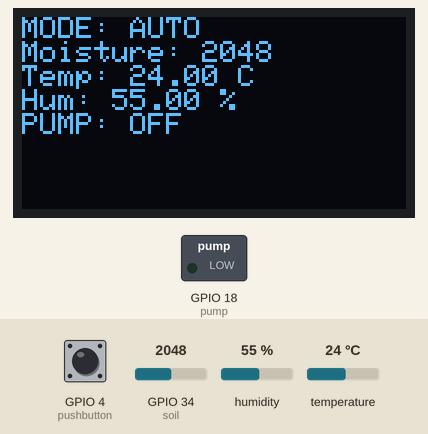
Simulated run of this sketch. Board: ESP32. On the bench: 128×64 one-colour display, switched loads named in the sketch (green lamp = pin HIGH). The inputs (shaded band) are chosen by the test bench; at power-on: GPIO 34 (soil) = 2048, GPIO 4 (pushbutton) HIGH, humidity 55 %, temperature 24 °C.

Above: at 2.7 s.
2.8 s: GPIO 34 (soil) set to 1974
At 3.8 s:
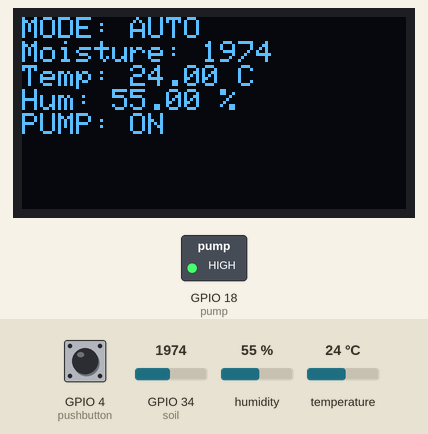
4.6 s: GPIO 4 (pushbutton) pulled LOW for 0.65 s
At 5.6 s:
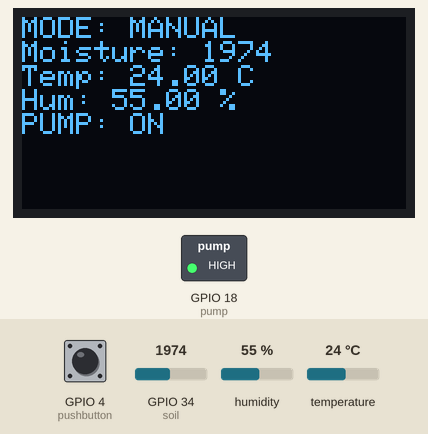
6.7 s: humidity set to 22 %
At 9.1 s:
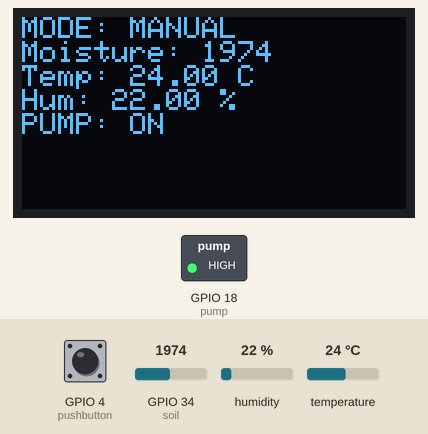
9.4 s: temperature set to 12 °C
At 11.0 s:
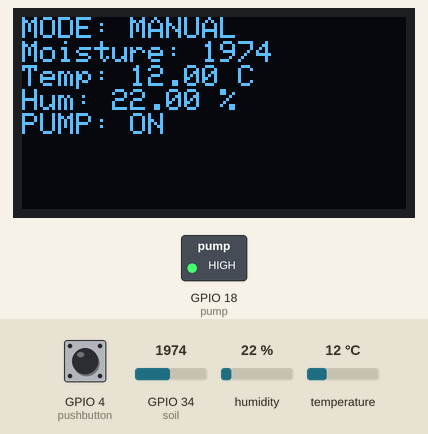
11.5 s: GPIO 4 (pushbutton) pulled LOW for 1 s
At 12.6 s:
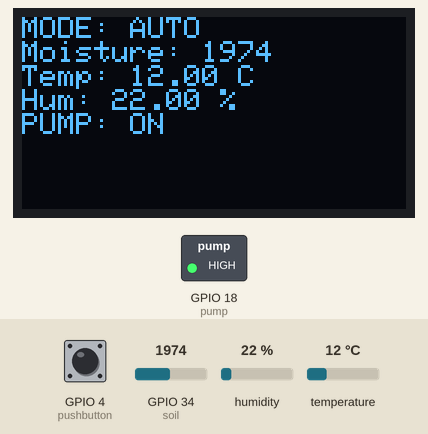
14.0 s: GPIO 34 (soil) set to 2040
At 14.8 s:
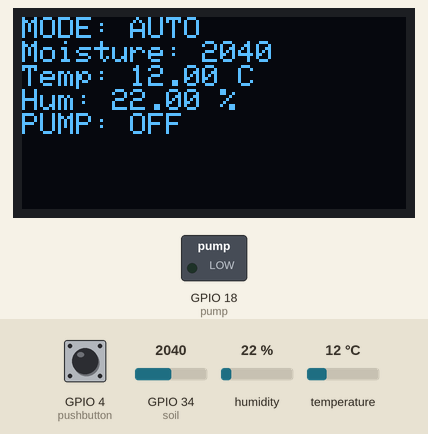
Timing chart, 0 to 16.7 s (numbered marks = the images above; inputs shaded):
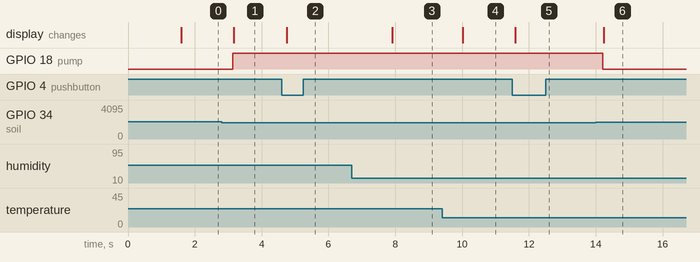

Measured:
- the behaviour switches between 2000 and 1999 on GPIO 34 (soil) (found by bisection; images 0 and 1)
- after the input at 2.8 s, GPIO 18 (pump): LOW → HIGH after 0.34 s; the display: changes after 0.36 s (image 1)
- after the input at 4.6 s, the display: changes after 0.15 s (image 2)
- after the input at 6.7 s, the display: changes after 1.2 s (image 3)
- after the input at 9.4 s, the display: changes after 0.62 s (image 4)
- after the input at 11.5 s, the display: changes after 0.10 s (image 5)
- after the input at 14.0 s, GPIO 18 (pump): HIGH → LOW after 0.21 s; the display: changes after 0.24 s (image 6)

The sketch:

main_code.ino
```cpp
#include <Wire.h>
#include <Adafruit_GFX.h>
#include <Adafruit_SSD1306.h>
#include <DHT.h>

//PIN DEFINITIONS
#define soil 34
#define pump 18
#define pushbutton 4
#define dhtPin 14
#define DHTTYPE DHT22
DHT dht(dhtPin, DHTTYPE);

//OLED SETTINGS
#define SCREEN_WIDTH 128
#define SCREEN_HEIGHT 64
Adafruit_SSD1306 display(SCREEN_WIDTH, SCREEN_HEIGHT, &Wire, -1);

//SYSTEM VARIABLES
int mode = 0;
int pumpState = 0;
int moistureThreshold = 2000;

// Button debounce
unsigned long lastButtonTime = 0;
const unsigned long debounceDelay = 300;
int lastButtonState = HIGH;

//SETUP
void setup() {
  pinMode(pump, OUTPUT);
  pinMode(pushbutton, INPUT_PULLUP);
  dht.begin();
  Wire.begin(21, 22);

  if (!display.begin(SSD1306_SWITCHCAPVCC, 0x3C)) {
    for (;;);
  }

  display.clearDisplay();
  display.setTextSize(1);
  display.setTextColor(SSD1306_WHITE);
  display.setCursor(0, 0);
  display.println("Irrigation System");
  display.display();
  delay(1500);
}

//LOOP
void loop() {
  unsigned long currentMillis = millis();
  int buttonState = digitalRead(pushbutton);

  //HANDLE BUTTON FOR MODE TOGGLE
  if (buttonState == LOW && lastButtonState == HIGH &&
      currentMillis - lastButtonTime > debounceDelay) {
      mode = 1 - mode;
      lastButtonTime = currentMillis;
  }
  lastButtonState = buttonState;

  //READ SOIL MOISTURE
  int moistureValue = analogRead(soil);

  //AUTO MODE
  if (mode == 0) {
    if (moistureValue < moistureThreshold) {
      pumpState = 1;
    } else {
      pumpState = 0;
    }
  }

  //MANUAL MODE
  else {
    if (buttonState == LOW && lastButtonState == HIGH &&
        currentMillis - lastButtonTime > debounceDelay) {
      pumpState = 1 - pumpState; // Toggle pump
      lastButtonTime = currentMillis;
    }
  }

  //PUMP OUTPUT
  digitalWrite(pump, pumpState == 1 ? HIGH : LOW);

  //READ TEMPERATURE & HUMIDITY
  float humidity = dht.readHumidity();
  float temperature = dht.readTemperature();

  //UPDATE OLED
  display.clearDisplay();
  display.setCursor(0, 0);

  display.print("MODE: ");
  display.println(mode == 0 ? "AUTO" : "MANUAL");

  display.print("Moisture: ");
  display.println(moistureValue);

  display.print("Temp: ");
  display.print(temperature);
  display.println(" C");

  display.print("Hum: ");
  display.print(humidity);
  display.println(" %");

  display.print("PUMP: ");
  display.println(pumpState == 1 ? "ON" : "OFF");

  display.display();

  delay(500);
}
```
